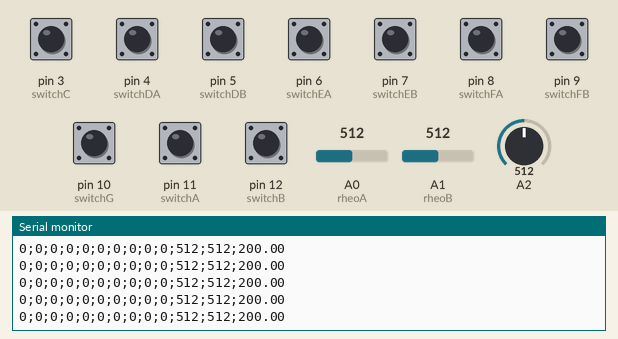
Bench run of a sketch on a simulated Arduino Uno, built with avr-gcc and run on an emulated ATmega328P. Parts: the last lines printed to the serial monitor. Inputs (shaded band) come from the test bench; at power-on: pin 3 (switchC), pin 4 (switchDA), pin 5 (switchDB), pin 6 (switchEA), pin 7 (switchEB), pin 8 (switchFA), pin 9 (switchFB), pin 10 (switchG), pin 11 (switchA), pin 12 (switchB) LOW, A1 (rheoB) = 512, A0 (rheoA) = 512, A2 = 512.

Above: at 8.7 s.
8.8 s: A1 (rheoB) set to 991
At 8.9 s:
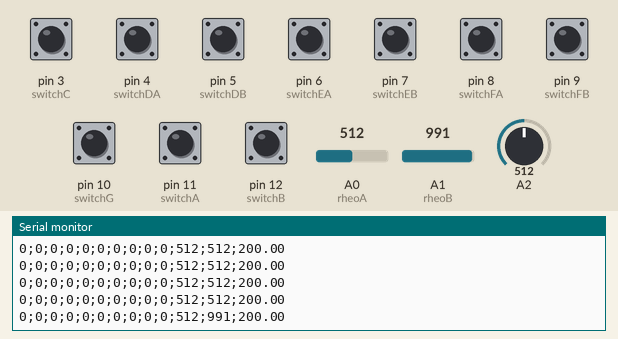
10.3 s: A1 (rheoB) set to 1017
At 10.33 s:
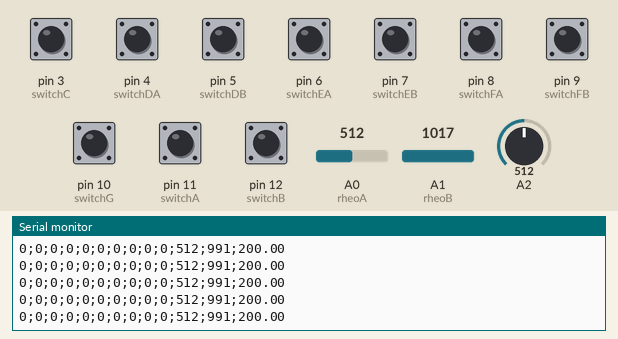

Measured:
- after the input at 8.8 s, the serial monitor: prints a new line after 0.10 s (image 1)

The sketch:

readInputs.ino
```cpp
// Déclaration des constantes
const int switchA = 11;
const int switchB = 12;
const int switchC = 3;
const int switchDA = 4;
const int switchDB = 5;
const int switchEA = 6;
const int switchEB = 7;
const int switchFA = 8;
const int switchFB = 9;
const int switchG = 10;
int rheoA = 0;
int rheoB = 1;
int temp = 2;

String sA = "0";
String sB = "0";
String sC = "0";
String sDA = "0";
String sDB = "0";
String sEA = "0";
String sEB = "0";
String sFA = "0";
String sFB = "0";
String sG = "0";
String rA = "0";
String rB = "0";
String temperature = "0";

void setup() {
  Serial.begin(9600); //on initialise la communication série

  // Initialiser les input
  pinMode(switchA, INPUT);
  pinMode(switchB, INPUT);
  pinMode(switchC, INPUT);
  pinMode(switchDA, INPUT);
  pinMode(switchDB, INPUT);
  pinMode(switchEA, INPUT);
  pinMode(switchEB, INPUT);
  pinMode(switchFA, INPUT);
  pinMode(switchFB, INPUT);
  pinMode(switchG, INPUT);
}

void loop() {
  //Lire l'état des variables
  sA = String(digitalRead(switchA));
  sB = String(digitalRead(switchB));
  sC = String(digitalRead(switchC));
  sDA = String(digitalRead(switchDA));
  sDB = String(digitalRead(switchDB));
  sEA = String(digitalRead(switchEA));
  sEB = String(digitalRead(switchEB));
  sFA = String(digitalRead(switchFA));
  sFB = String(digitalRead(switchFB));
  sG = String(digitalRead(switchG));
  rA = String(analogRead(rheoA));
  rB = String(analogRead(rheoB));
  temperature = String(getTemperature(temp));

  String toReturn = sA + ";" + sB + ";" + sC + ";" + sDA + ";" + sDB + ";" + sEA + ";" + sEB + ";" + sFA + ";" + sFB + ";" + sG + ";" + rA + ";" + rB + ";" + temperature;
  Serial.println(toReturn);

  delay(100);
}

float getTemperature(int pin){
  float voltage = analogRead(pin) * 0.004882814;
  float temperature = (voltage - .5) * 100;
  return temperature;
}
```
